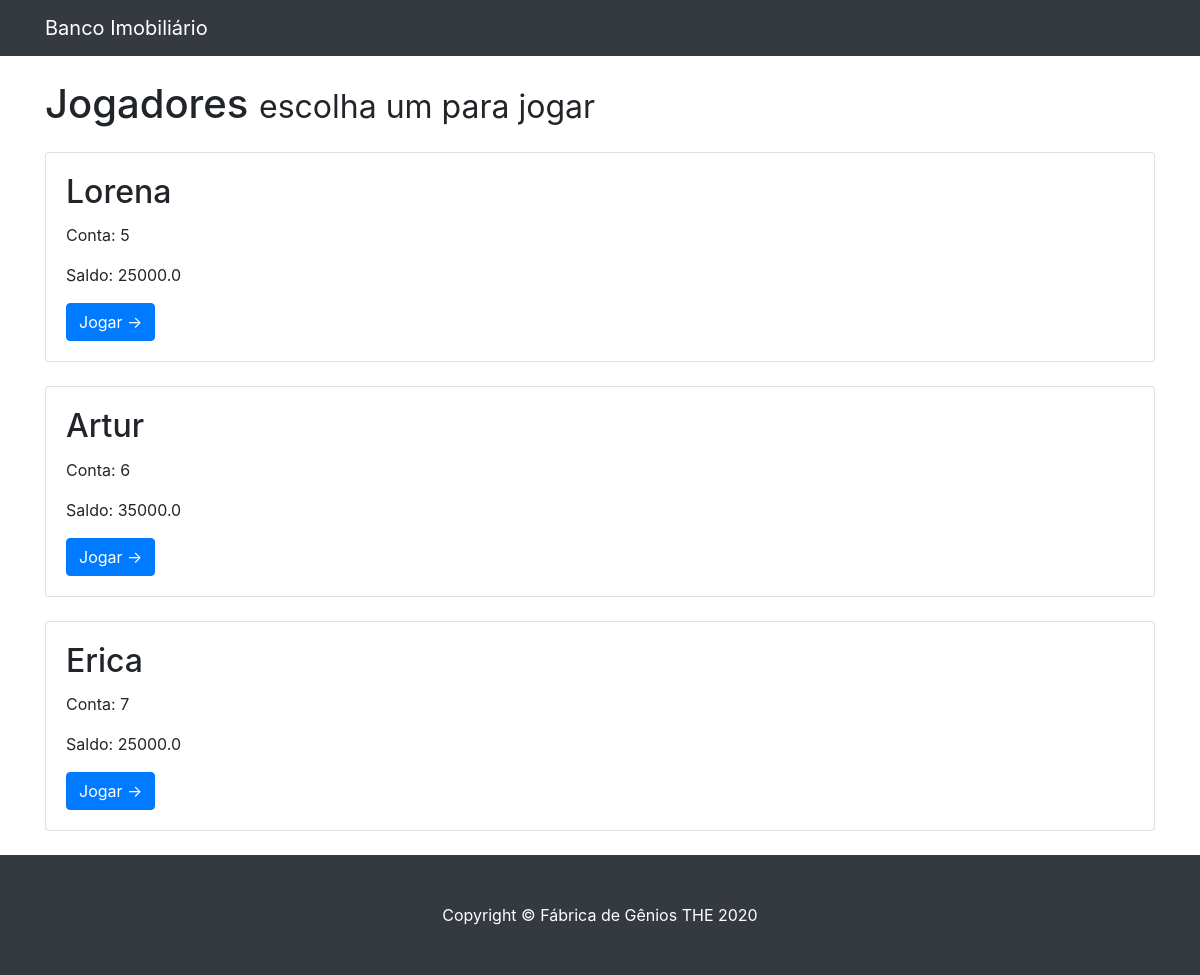
The app's page /4/jogadores/, older data.
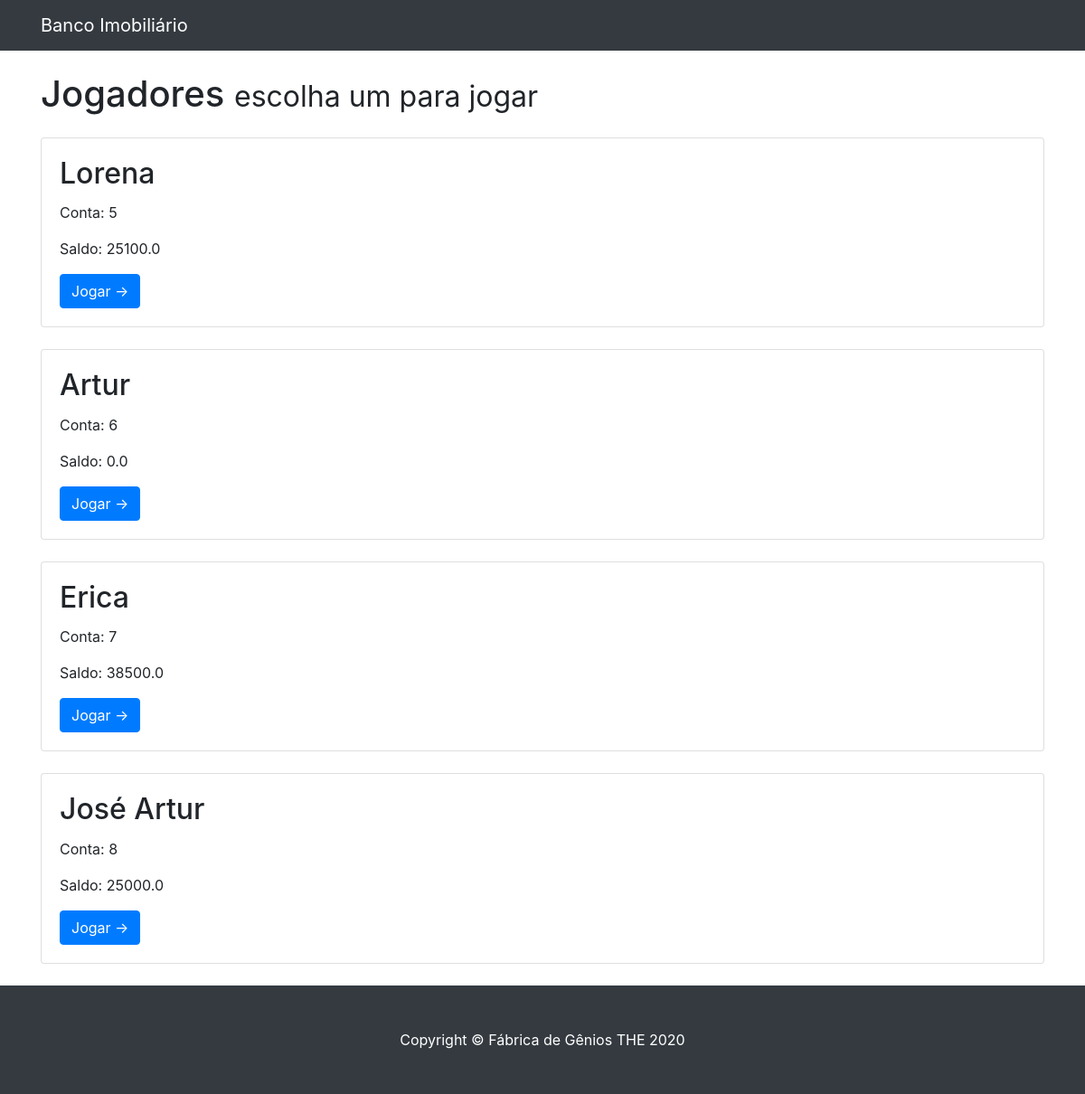
The same page, newer data.
### Banco/models.py (models this page shows, shortened)
class Jogadores(models.Model):
    conta = models.AutoField(primary_key=True)
    partida = models.ForeignKey(Partida, on_delete=models.CASCADE)
    nome = models.CharField(max_length=200)
    saldo = models.FloatField()

### Banco/views.py (the view)
# urls.py: path('<int:id_partida>/jogadores/', jogadores),
def jogadores(request, id_partida):
	dados = {
		'Jogadores': Jogadores.objects.filter(partida=id_partida)
	}
	return render(request, 'jogadores.html', dados)

### Banco/templates/jogadores.html
{% extends 'base.html' %}
{% block corpo %}
      <div class="col-md-12">
        <h1 class="my-4">Jogadores
          <small>escolha um para jogar</small>
        </h1>
          {% for jogador in Jogadores %}
          <div class="card mb-4">
            <div class="card-body">
              <h2 class="card-title">{{ jogador.nome }}</h2>
              <p class="card-text">Conta: {{ jogador.conta }}</p>
              <p class="card-text">Saldo: {{ jogador.saldo }}</p>
              <a href="{{jogador.conta}}/conta/" class="btn btn-primary">Jogar &rarr;</a>
             </div>
          </div>
          {% endfor %}
      </div>
{% endblock %}

### Banco/templates/base.html (shortened to what this page needs)
{% load static %}
<!DOCTYPE html>
<html lang="en">
<head>
  <link href="{% static 'vendor/bootstrap/css/bootstrap.min.css' %}" rel="stylesheet">
  <link href="{% static 'css/blog-home.css' %}" rel="stylesheet">
</head>
<body>
  <nav class="navbar navbar-expand-lg navbar-dark bg-dark fixed-top">
    <div class="container">
      <a class="navbar-brand" href="/">Banco Imobiliário</a>
    </div>
  </nav>
  <div class="container">
    <div class="row">
      {% block corpo %}
      {% endblock %}
    </div>
  </div>
  <footer class="py-5 bg-dark">
    <div class="container">
      <p class="m-0 text-center text-white">Copyright &copy; Fábrica de Gênios THE 2020</p>
    </div>
  </footer>
</body>
</html>

### Banco/static/css/blog-home.css (style rules this page uses)
body { padding-top: 56px; }

Row changes from the older to the newer data that the page shows:
changed Jogadores "Lorena": saldo "25000.0" → "25100.0"
changed Jogadores "Artur": saldo "35000.0" → "0.0"
changed Jogadores "Erica": saldo "25000.0" → "38500.0"
added Jogadores: nome "José Artur", conta "8", saldo "25000.0"
